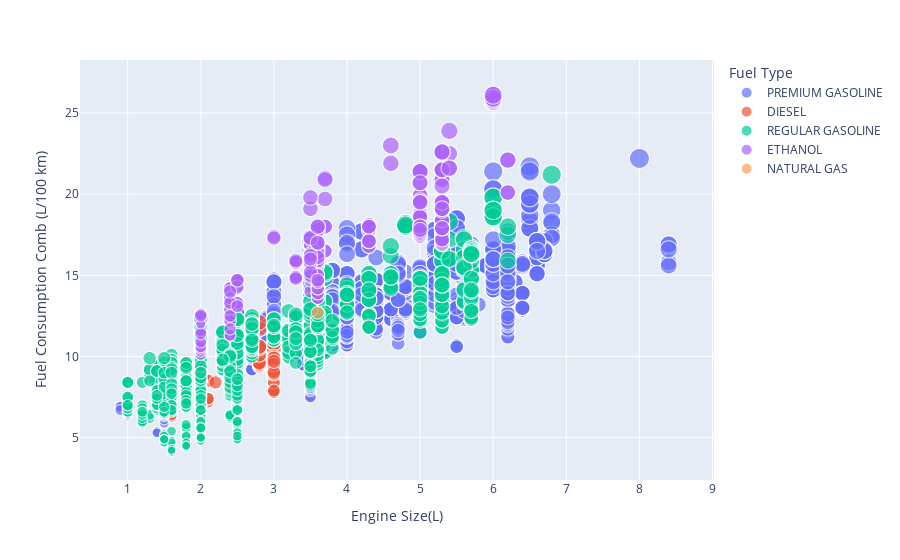

Here is the notebook cell this chart was saved with:
### Code cell
fig = px.scatter(df, x="Engine Size(L)", y="Fuel Consumption Comb (L/100 km)",
                 color="Fuel Type",
                 size='CO2 Emissions(g/km)')
  
fig.show()

### Figure 1 — Plotly figure (JSON) as saved in the notebook; plotly's stock layout.template omitted (floating-point values rounded to 4 significant figures; data arrays with more than 128 entries replaced by an {"elided": "..."} marker saying what was removed)
{"data": [{"hovertemplate": "Fuel Type=PREMIUM GASOLINE<br>Engine Size(L)=%{x}<br>Fuel Consumption Comb (L/100 km)=%{y}<br>CO2 Emissions(g/km)=%{marker.size}<extra></extra>", "legendgroup": "PREMIUM GASOLINE", "marker": {"color": "#636efa", "size": {"elided": "2641 int values"}, "sizemode": "area", "sizeref": 1.305, "symbol": "circle"}, "mode": "markers", "name": "PREMIUM GASOLINE", "showlegend": true, "type": "scattergl", "x": {"elided": "2641 float values"}, "xaxis": "x", "y": {"elided": "2641 float values"}, "yaxis": "y"}, {"hovertemplate": "Fuel Type=DIESEL<br>Engine Size(L)=%{x}<br>Fuel Consumption Comb (L/100 km)=%{y}<br>CO2 Emissions(g/km)=%{marker.size}<extra></extra>", "legendgroup": "DIESEL", "marker": {"color": "#EF553B", "size": {"elided": "146 int values"}, "sizemode": "area", "sizeref": 1.305, "symbol": "circle"}, "mode": "markers", "name": "DIESEL", "showlegend": true, "type": "scattergl", "x": {"elided": "146 float values"}, "xaxis": "x", "y": {"elided": "146 float values"}, "yaxis": "y"}, {"hovertemplate": "Fuel Type=REGULAR GASOLINE<br>Engine Size(L)=%{x}<br>Fuel Consumption Comb (L/100 km)=%{y}<br>CO2 Emissions(g/km)=%{marker.size}<extra></extra>", "legendgroup": "REGULAR GASOLINE", "marker": {"color": "#00cc96", "size": {"elided": "2878 int values"}, "sizemode": "area", "sizeref": 1.305, "symbol": "circle"}, "mode": "markers", "name": "REGULAR GASOLINE", "showlegend": true, "type": "scattergl", "x": {"elided": "2878 float values"}, "xaxis": "x", "y": {"elided": "2878 float values"}, "yaxis": "y"}, {"hovertemplate": "Fuel Type=ETHANOL<br>Engine Size(L)=%{x}<br>Fuel Consumption Comb (L/100 km)=%{y}<br>CO2 Emissions(g/km)=%{marker.size}<extra></extra>", "legendgroup": "ETHANOL", "marker": {"color": "#ab63fa", "size": {"elided": "325 int values"}, "sizemode": "area", "sizeref": 1.305, "symbol": "circle"}, "mode": "markers", "name": "ETHANOL", "showlegend": true, "type": "scattergl", "x": {"elided": "325 float values"}, "xaxis": "x", "y": {"elided": "325 float values"}, "yaxis": "y"}, {"hovertemplate": "Fuel Type=NATURAL GAS<br>Engine Size(L)=%{x}<br>Fuel Consumption Comb (L/100 km)=%{y}<br>CO2 Emissions(g/km)=%{marker.size}<extra></extra>", "legendgroup": "NATURAL GAS", "marker": {"color": "#FFA15A", "size": [213], "sizemode": "area", "sizeref": 1.305, "symbol": "circle"}, "mode": "markers", "name": "NATURAL GAS", "showlegend": true, "type": "scattergl", "x": [3.6], "xaxis": "x", "y": [12.7], "yaxis": "y"}], "layout": {"legend": {"itemsizing": "constant", "title": {"text": "Fuel Type"}, "tracegroupgap": 0}, "margin": {"t": 60}, "xaxis": {"anchor": "y", "domain": [0, 1], "title": {"text": "Engine Size(L)"}}, "yaxis": {"anchor": "x", "domain": [0, 1], "title": {"text": "Fuel Consumption Comb (L/100 km)"}}}}
